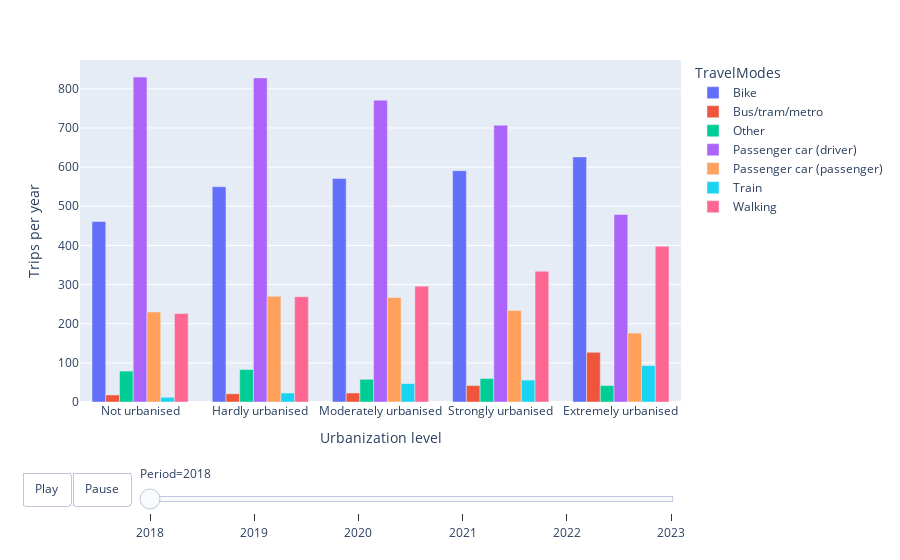

Notebook source saved alongside this figure:
### Markdown cell above
In the figure above, for each period (pre, during and after COVID-19) the total trips per year for all transportation modes are plotted. We can see a decrease in the number of trips per year in the year 2020, in that year COVID-19 started. Furthermore, we can see the effect from the measurments taken to reduce the virus, which resulted in fewer trips. In 2021, it was still COVID-19 time, however less was closed then during 2020. In 2022 and 2023, the number of trips per year went (almost) back to the pre COVID-19 level. 

In the next figures, the number of trips will be specified for the different transportation modes.

### Code cell
barplotanimation(datanototal, 'Trips_Per_Year', 'Trips per year')

### Figure 1 — Plotly figure (JSON) as saved in the notebook; plotly's stock layout.template omitted (floating-point values rounded to 4 significant figures)
{"data": [{"alignmentgroup": "True", "hovertemplate": "TravelModes=Bike<br>Period=2018<br>Urbanization level=%{x}<br>Trips per year=%{y}<extra></extra>", "legendgroup": "Bike", "marker": {"color": "#636efa", "pattern": {"shape": ""}}, "name": "Bike", "offsetgroup": "Bike", "orientation": "v", "showlegend": true, "textposition": "auto", "type": "bar", "x": ["Extremely urbanised", "Hardly urbanised", "Moderately urbanised", "Not urbanised", "Strongly urbanised"], "xaxis": "x", "y": [626, 550, 571, 461, 591], "yaxis": "y"}, {"alignmentgroup": "True", "hovertemplate": "TravelModes=Bus/tram/metro<br>Period=2018<br>Urbanization level=%{x}<br>Trips per year=%{y}<extra></extra>", "legendgroup": "Bus/tram/metro", "marker": {"color": "#EF553B", "pattern": {"shape": ""}}, "name": "Bus/tram/metro", "offsetgroup": "Bus/tram/metro", "orientation": "v", "showlegend": true, "textposition": "auto", "type": "bar", "x": ["Extremely urbanised", "Hardly urbanised", "Moderately urbanised", "Not urbanised", "Strongly urbanised"], "xaxis": "x", "y": [127, 21, 23, 18, 42], "yaxis": "y"}, {"alignmentgroup": "True", "hovertemplate": "TravelModes=Other<br>Period=2018<br>Urbanization level=%{x}<br>Trips per year=%{y}<extra></extra>", "legendgroup": "Other", "marker": {"color": "#00cc96", "pattern": {"shape": ""}}, "name": "Other", "offsetgroup": "Other", "orientation": "v", "showlegend": true, "textposition": "auto", "type": "bar", "x": ["Extremely urbanised", "Hardly urbanised", "Moderately urbanised", "Not urbanised", "Strongly urbanised"], "xaxis": "x", "y": [42, 83, 58, 79, 60], "yaxis": "y"}, {"alignmentgroup": "True", "hovertemplate": "TravelModes=Passenger car (driver)<br>Period=2018<br>Urbanization level=%{x}<br>Trips per year=%{y}<extra></extra>", "legendgroup": "Passenger car (driver)", "marker": {"color": "#ab63fa", "pattern": {"shape": ""}}, "name": "Passenger car (driver)", "offsetgroup": "Passenger car (driver)", "orientation": "v", "showlegend": true, "textposition": "auto", "type": "bar", "x": ["Extremely urbanised", "Hardly urbanised", "Moderately urbanised", "Not urbanised", "Strongly urbanised"], "xaxis": "x", "y": [479, 828, 771, 830, 707], "yaxis": "y"}, {"alignmentgroup": "True", "hovertemplate": "TravelModes=Passenger car (passenger)<br>Period=2018<br>Urbanization level=%{x}<br>Trips per year=%{y}<extra></extra>", "legendgroup": "Passenger car (passenger)", "marker": {"color": "#FFA15A", "pattern": {"shape": ""}}, "name": "Passenger car (passenger)", "offsetgroup": "Passenger car (passenger)", "orientation": "v", "showlegend": true, "textposition": "auto", "type": "bar", "x": ["Extremely urbanised", "Hardly urbanised", "Moderately urbanised", "Not urbanised", "Strongly urbanised"], "xaxis": "x", "y": [176, 270, 267, 230, 234], "yaxis": "y"}, {"alignmentgroup": "True", "hovertemplate": "TravelModes=Train<br>Period=2018<br>Urbanization level=%{x}<br>Trips per year=%{y}<extra></extra>", "legendgroup": "Train", "marker": {"color": "#19d3f3", "pattern": {"shape": ""}}, "name": "Train", "offsetgroup": "Train", "orientation": "v", "showlegend": true, "textposition": "auto", "type": "bar", "x": ["Extremely urbanised", "Hardly urbanised", "Moderately urbanised", "Not urbanised", "Strongly urbanised"], "xaxis": "x", "y": [93, 23, 47, 12, 56], "yaxis": "y"}, {"alignmentgroup": "True", "hovertemplate": "TravelModes=Walking<br>Period=2018<br>Urbanization level=%{x}<br>Trips per year=%{y}<extra></extra>", "legendgroup": "Walking", "marker": {"color": "#FF6692", "pattern": {"shape": ""}}, "name": "Walking", "offsetgroup": "Walking", "orientation": "v", "showlegend": true, "textposition": "auto", "type": "bar", "x": ["Extremely urbanised", "Hardly urbanised", "Moderately urbanised", "Not urbanised", "Strongly urbanised"], "xaxis": "x", "y": [398, 269, 296, 226, 334], "yaxis": "y"}], "layout": {"barmode": "group", "legend": {"title": {"text": "TravelModes"}, "tracegroupgap": 0}, "margin": {"t": 60}, "sliders": [{"active": 0, "currentvalue": {"prefix": "Period="}, "len": 0.9, "pad": {"b": 10, "t": 60}, "steps": [{"args": [["2018"], {"frame": {"duration": 0, "redraw": true}, "fromcurrent": true, "mode": "immediate", "transition": {"duration": 0, "easing": "linear"}}], "label": "2018", "method": "animate"}, {"args": [["2019"], {"frame": {"duration": 0, "redraw": true}, "fromcurrent": true, "mode": "immediate", "transition": {"duration": 0, "easing": "linear"}}], "label": "2019", "method": "animate"}, {"args": [["2020"], {"frame": {"duration": 0, "redraw": true}, "fromcurrent": true, "mode": "immediate", "transition": {"duration": 0, "easing": "linear"}}], "label": "2020", "method": "animate"}, {"args": [["2021"], {"frame": {"duration": 0, "redraw": true}, "fromcurrent": true, "mode": "immediate", "transition": {"duration": 0, "easing": "linear"}}], "label": "2021", "method": "animate"}, {"args": [["2022"], {"frame": {"duration": 0, "redraw": true}, "fromcurrent": true, "mode": "immediate", "transition": {"duration": 0, "easing": "linear"}}], "label": "2022", "method": "animate"}, {"args": [["2023"], {"frame": {"duration": 0, "redraw": true}, "fromcurrent": true, "mode": "immediate", "transition": {"duration": 0, "easing": "linear"}}], "label": "2023", "method": "animate"}], "x": 0.1, "xanchor": "left", "y": 0, "yanchor": "top"}], "updatemenus": [{"buttons": [{"args": [null, {"frame": {"duration": 2000, "redraw": true}, "fromcurrent": true, "transition": {"duration": 1000}}], "label": "Play", "method": "animate"}, {"args": [[null], {"frame": {"duration": 0, "redraw": false}, "mode": "immediate", "transition": {"duration": 0}}], "label": "Pause", "method": "animate"}], "direction": "left", "pad": {"r": 10, "t": 70}, "showactive": false, "type": "buttons", "x": 0.1, "xanchor": "right", "y": 0, "yanchor": "top"}], "xaxis": {"anchor": "y", "categoryarray": ["Not urbanised", "Hardly urbanised", "Moderately urbanised", "Strongly urbanised", "Extremely urbanised"], "categoryorder": "array", "domain": [0, 1], "title": {"text": "Urbanization level"}}, "yaxis": {"anchor": "x", "domain": [0, 1], "title": {"text": "Trips per year"}}}}
